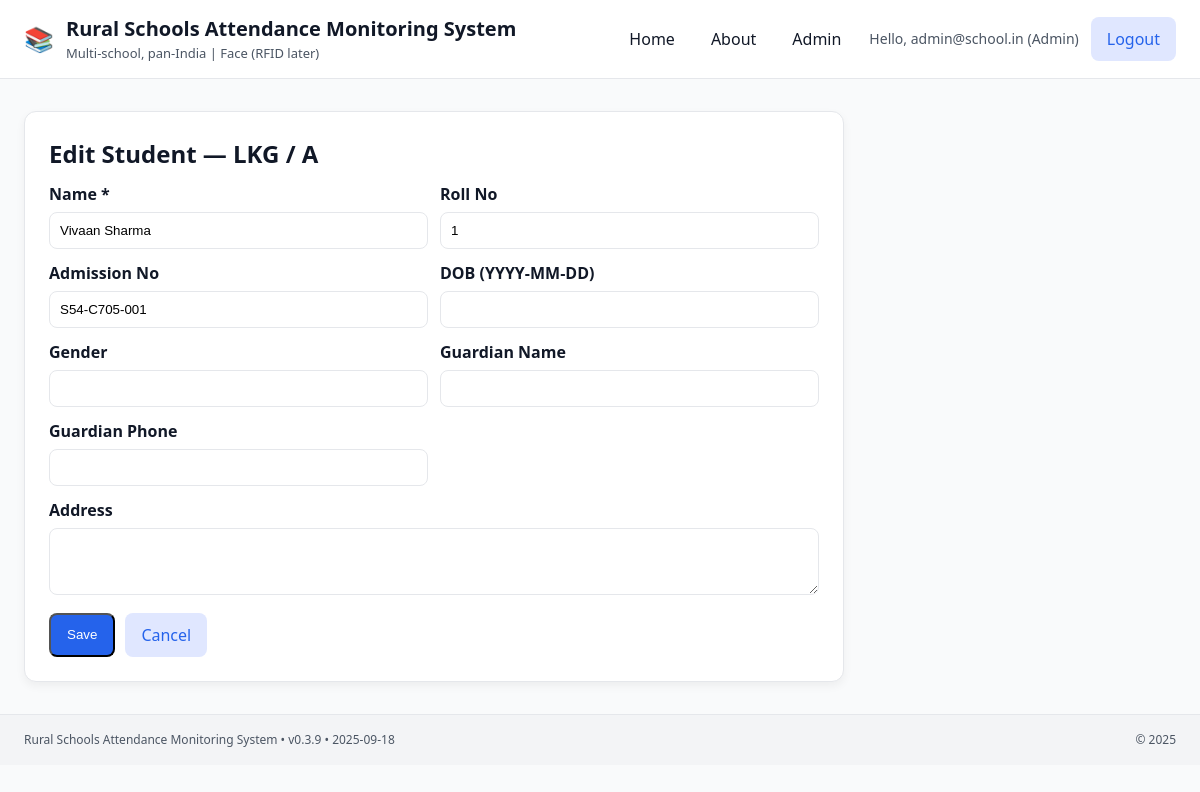
/admin/students/2/edit (signed in), run on the app's committed database.
### tables this page shows
CREATE TABLE classes (
  id INTEGER PRIMARY KEY AUTOINCREMENT,
  school_id INTEGER NOT NULL,
  name TEXT NOT NULL,
  is_active INTEGER NOT NULL DEFAULT 1,
  created_at DATETIME DEFAULT (datetime('now')),
  UNIQUE(school_id, name),
  FOREIGN KEY (school_id) REFERENCES schools(id)
);

CREATE TABLE sections (
  id INTEGER PRIMARY KEY AUTOINCREMENT,
  class_id INTEGER NOT NULL,
  name TEXT NOT NULL,
  is_active INTEGER NOT NULL DEFAULT 1,
  created_at DATETIME DEFAULT (datetime('now')),
  UNIQUE(class_id, name),
  FOREIGN KEY (class_id) REFERENCES classes(id)
);

CREATE TABLE students (
  id INTEGER PRIMARY KEY AUTOINCREMENT,
  school_id INTEGER NOT NULL,
  class_id INTEGER NOT NULL,
  section_id INTEGER NOT NULL,
  name TEXT NOT NULL,
  roll_no INTEGER,                 -- roll within section
  admission_no TEXT,               -- optional unique per school
  dob TEXT,                        -- YYYY-MM-DD
  gender TEXT,                     -- optional
  guardian_name TEXT,
  guardian_phone TEXT,
  address TEXT,
  is_active INTEGER NOT NULL DEFAULT 1,
  created_at DATETIME DEFAULT (datetime('now')),
  UNIQUE(section_id, roll_no),
  UNIQUE(school_id, admission_no),
  FOREIGN KEY (school_id) REFERENCES schools(id),
  FOREIGN KEY (class_id) REFERENCES classes(id),
  FOREIGN KEY (section_id) REFERENCES sections(id)
);

### app.py (the view, shortened to what this page needs)
@app.route("/admin/students/<int:student_id>/edit", methods=["GET", "POST"])
@login_required
@role_required("Admin")
def admin_students_edit(student_id):
    st = get_student(student_id)
    if not st:
        flash("Student not found.", "error")
        return redirect(url_for("admin_schools_list"))
    cls = get_class(st["class_id"])
    secs = list_sections_by_class(st["class_id"])
    sec = next((s for s in secs if s["id"] == st["section_id"]), None)
    return render_template("admin_students_edit.html", st=st, cls=cls, sec=sec)

### app.py (called while the page is built)
def current_user():
    return session.get("user")

def login_required(f):
    @wraps(f)
    def wrapper(*args, **kwargs):
        if not current_user():
            flash("Please sign in to continue.", "info")
            return redirect(url_for("login"))
        return f(*args, **kwargs)
    return wrapper

def role_required(*roles):
    def decorator(f):
        @wraps(f)
        def wrapper(*args, **kwargs):
            user = current_user()
            if not user:
                flash("Please sign in to continue.", "info")
                return redirect(url_for("login"))
            if user["role"] not in roles:
                abort(403)
            return f(*args, **kwargs)
        return wrapper
    return decorator

@app.context_processor
def inject_globals():
    return dict(
        APP_NAME=APP_NAME,
        APP_VERSION=APP_VERSION,
        APP_DATE=APP_DATE,
        current_user=current_user(),
    )

### db.py (called while the page is built)
def get_conn():
    conn = sqlite3.connect(DB_PATH)
    conn.row_factory = sqlite3.Row
    return conn

def get_class(class_id: int):
    with get_conn() as conn:
        cur = conn.execute("""
            SELECT c.id, c.school_id, c.name, c.is_active, c.created_at,
                   s.name AS school_name
            FROM classes c
            JOIN schools s ON s.id = c.school_id
            WHERE c.id = ? AND c.is_active = 1 AND s.is_active = 1
        """, (class_id,))
        return cur.fetchone()

def list_sections_by_class(class_id: int):
    with get_conn() as conn:
        cur = conn.execute("""
            SELECT id, class_id, name, is_active, created_at
            FROM sections
            WHERE class_id = ? AND is_active = 1
            ORDER BY name COLLATE NOCASE
        """, (class_id,))
        return cur.fetchall()

def get_student(student_id: int):
    with get_conn() as conn:
        cur = conn.execute("""
            SELECT st.*, c.name AS class_name, s.name AS section_name
            FROM students st
            JOIN classes c ON c.id = st.class_id
            JOIN sections s ON s.id = st.section_id
            WHERE st.id = ? AND st.is_active = 1
        """, (student_id,))
        return cur.fetchone()

### templates/admin_students_edit.html (shortened to what this page needs)
{% extends "base.html" %}
{% block content %}
<section class="card" style="max-width:820px">
  <h2 style="margin:0 0 10px">Edit Student — {{ cls.name }} / {{ sec.name }}</h2>
  <form method="post" action="{{ url_for('admin_students_edit', student_id=st.id) }}">
    <div style="display:grid;grid-template-columns:1fr 1fr;gap:12px">
      <div>
        <label style="display:block;font-weight:600;margin-bottom:6px">Name *</label>
        <input name="name" required value="{{ st.name }}" style="width:100%;padding:10px;border:1px solid var(--border);border-radius:8px;background:#fff">
      </div>
      <div>
        <label style="display:block;font-weight:600;margin-bottom:6px">Roll No</label>
        <input type="number" name="roll_no" value="{{ st.roll_no or '' }}" style="width:100%;padding:10px;border:1px solid var(--border);border-radius:8px;background:#fff">
      </div>
      <div>
        <label style="display:block;font-weight:600;margin-bottom:6px">Admission No</label>
        <input name="admission_no" value="{{ st.admission_no or '' }}" style="width:100%;padding:10px;border:1px solid var(--border);border-radius:8px;background:#fff">
      </div>
      <div>
        <label style="display:block;font-weight:600;margin-bottom:6px">DOB (YYYY-MM-DD)</label>
        <input name="dob" value="{{ st.dob or '' }}" style="width:100%;padding:10px;border:1px solid var(--border);border-radius:8px;background:#fff">
      </div>
      <div>
        <label style="display:block;font-weight:600;margin-bottom:6px">Gender</label>
        <input name="gender" value="{{ st.gender or '' }}" style="width:100%;padding:10px;border:1px solid var(--border);border-radius:8px;background:#fff">
      </div>
      <div>
        <label style="display:block;font-weight:600;margin-bottom:6px">Guardian Name</label>
        <input name="guardian_name" value="{{ st.guardian_name or '' }}" style="width:100%;padding:10px;border:1px solid var(--border);border-radius:8px;background:#fff">
      </div>
      <div>
        <label style="display:block;font-weight:600;margin-bottom:6px">Guardian Phone</label>
        <input name="guardian_phone" value="{{ st.guardian_phone or '' }}" style="width:100%;padding:10px;border:1px solid var(--border);border-radius:8px;background:#fff">
      </div>
      <div style="grid-column:1 / -1">
        <label style="display:block;font-weight:600;margin-bottom:6px">Address</label>
        <textarea name="address" rows="3" style="width:100%;padding:10px;border:1px solid var(--border);border-radius:8px;background:#fff">{{ st.address or '' }}</textarea>
      </div>
    </div>
    <div style="display:flex;gap:10px;margin-top:12px">
      <button class="btn btn-primary" type="submit">Save</button>
      <a class="btn btn-ghost" href="{{ url_for('admin_students_list', class_id=st.class_id, section_id=st.section_id) }}">Cancel</a>
    </div>
  </form>
</section>
{% endblock %}

### templates/base.html (style rules this page uses)
:root { --bg:#f9fafb; --text:#111827; --muted:#4b5563; --brand:#2563eb; --brand-ghost:#e0e7ff; --card:#ffffff; --border:#e5e7eb; --header:#ffffff; --footer:#f3f4f6; }
* { box-sizing:border-box }
html,body { height:100% }
body { margin:0; background:var(--bg); color:var(--text); font-family:system-ui,-apple-system,Segoe UI,Roboto,Inter,Arial,sans-serif; line-height:1.5; }
.btn { display:inline-block; text-decoration:none; padding:10px 16px; border-radius:8px }
.btn-primary { background:var(--brand); color:#fff }
.btn-ghost { background:var(--brand-ghost); color:var(--brand) }
.card { background:var(--card); border:1px solid var(--border); border-radius:12px; padding:24px; box-shadow:0 4px 10px rgba(0,0,0,.05); }

### data on the page
classes: name "LKG"
sections: name "A"
students: name "Vivaan Sharma", roll_no "1", admission_no "S54-C705-001"

### other printed values
{{ current_user.login_id }} "admin@school.in"
{{ current_user.role }} "Admin"
{{ APP_NAME }} "Rural Schools Attendance Monitoring System"
{{ APP_VERSION }} "v0.3.9"
{{ APP_DATE }} "2025-09-18"
